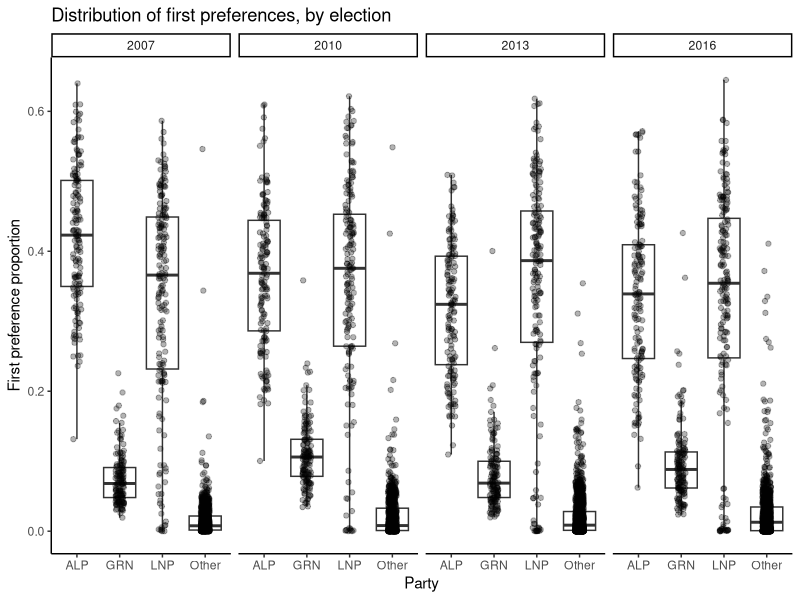
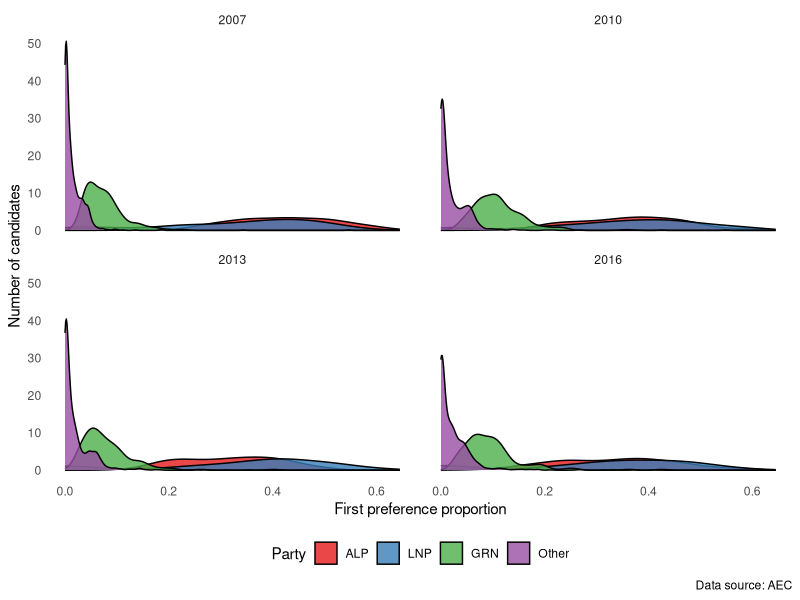
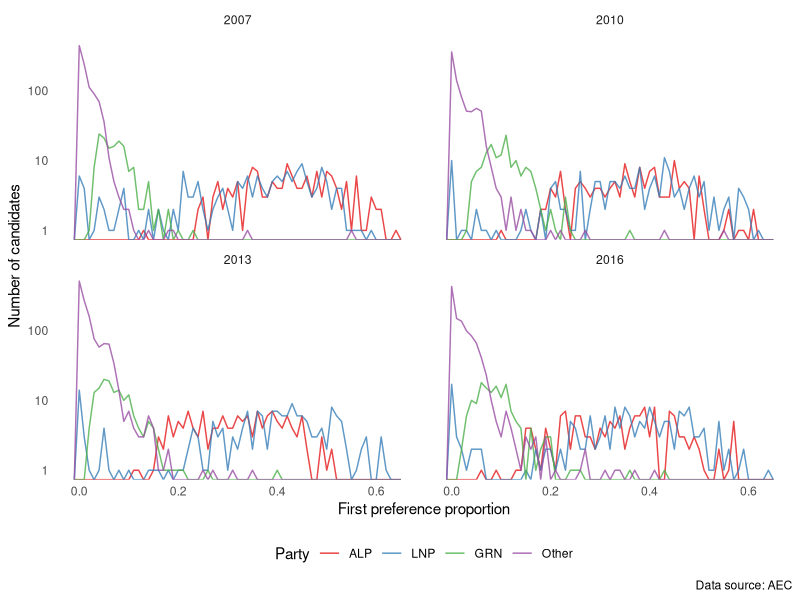
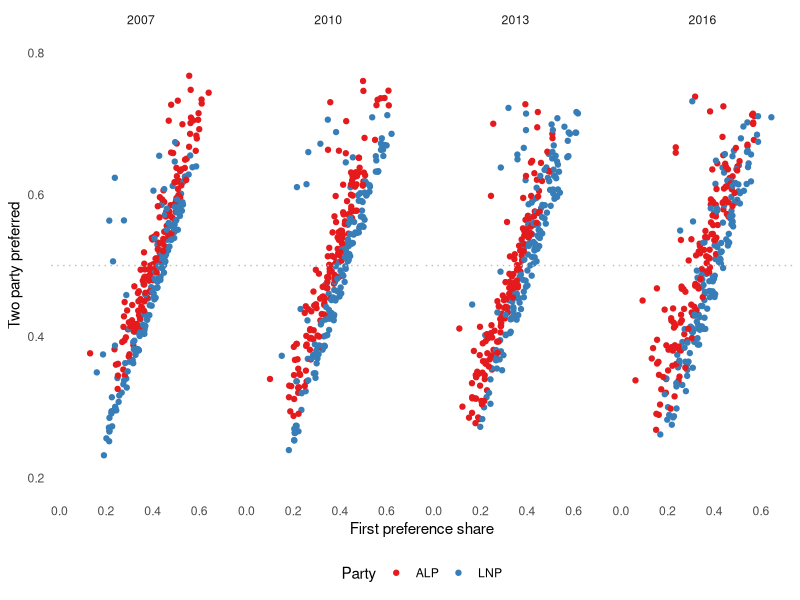
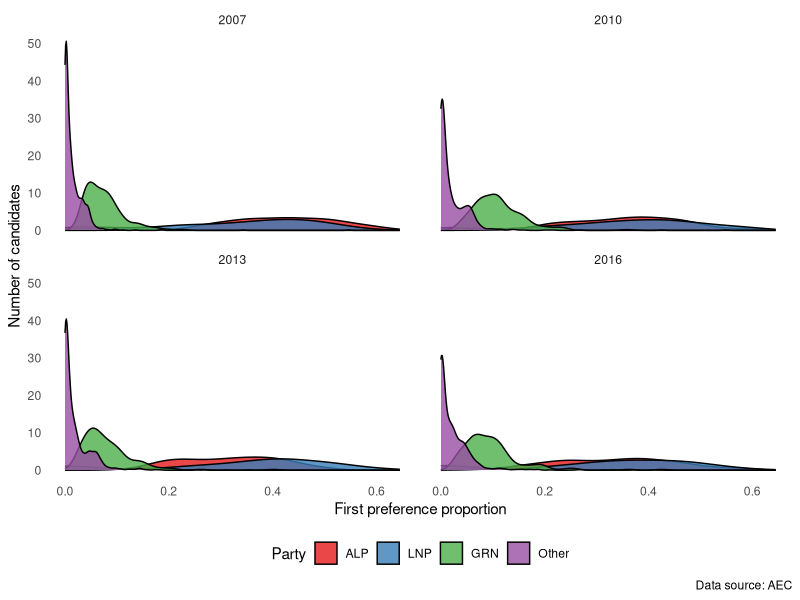
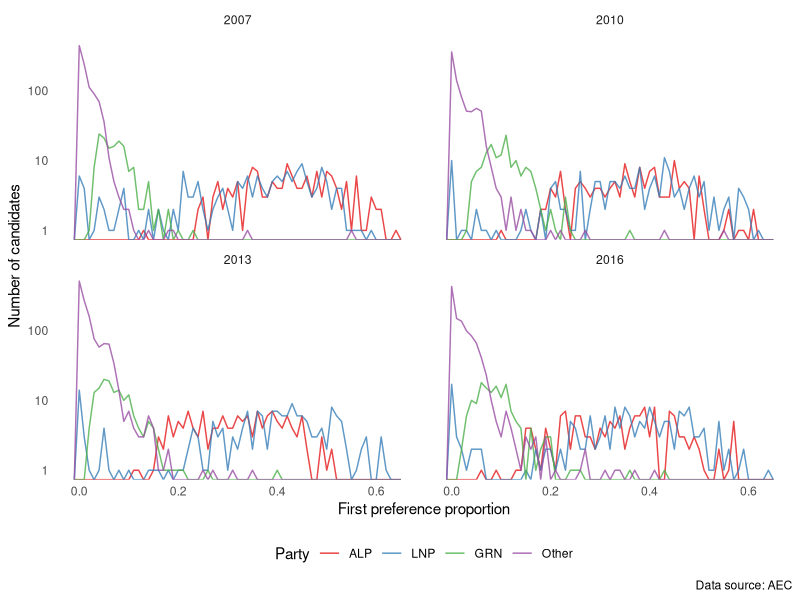
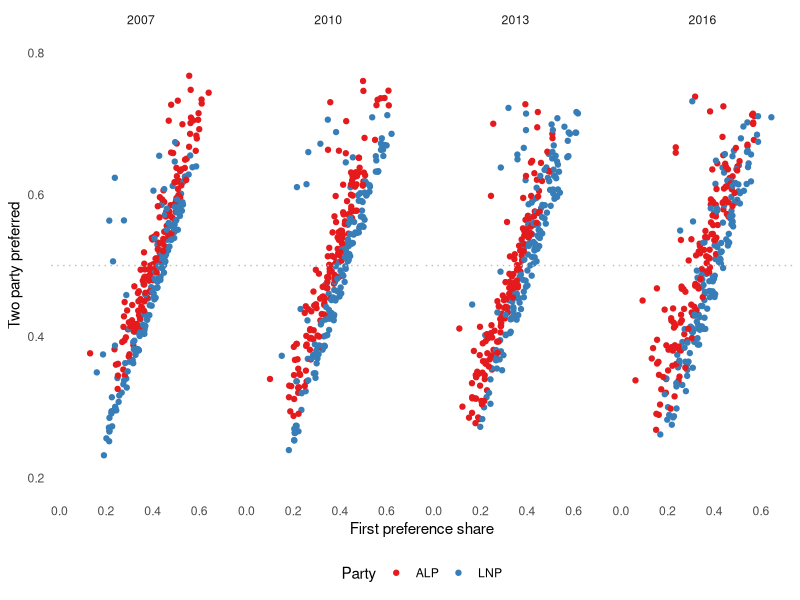

Write the R code that produced these figures, in order. (Note: this script raises an error after producing the figures.)
#### Preamble ####
# Purpose: Make a model that takes first preferences to explain 2PP
# Author: Rohan Alexander
# Email: rohan.alexander@utoronto.ca
# Date: 5 October 2019
# Prerequisites: Need the voting dataset on a modified division basis.
# Issues: 
# To do:


#### Workspace set-up ####
library(broom)
library(tidyverse)
# update.packages()


#### Read in and prepare the data ####
first_prefs <- read_csv("outputs/data/elections/first_prefs_from_earlier_elections_on_2019_div_basis.csv")
twopp_to_first_prefs <- read_csv("outputs/data/elections/data_from_earlier_elections.csv")



# Make a graph of first preferences
first_prefs <- first_prefs %>% 
  mutate(PartyForGraphs = if_else(PartyAb %in% c("ALP", "LNP", "LP", "NP", "LNQ", "CLP", "GRN"), PartyAb, "Other"),
         PartyForGraphs = if_else(PartyForGraphs %in% c("LNP", "LP", "NP", "LNQ", "CLP"), "LNP", PartyForGraphs))

ggplot(data = first_prefs, aes(x = PartyForGraphs, y = first_prefs_percent)) + 
  geom_boxplot(outlier.shape = NA) + 
  geom_jitter(width = 0.1, alpha = 0.3) +
  scale_colour_viridis_d() + 
  labs(x = "Party", 
       y = "First preference proportion", 
       colour = "Party",
       title = "Distribution of first preferences, by election") +
  theme_classic() +
  facet_wrap(vars(Year), nrow = 1)

# ggsave("outputs/figures/firstpreferencesvotes.pdf", width = 20, height = 10, units = "cm")


ggplot(data = first_prefs, aes(x = first_prefs_percent)) + 
  geom_density(aes(fill = forcats::fct_relevel(PartyForGraphs, "ALP", "LNP")), alpha=0.8) + 
  facet_wrap(vars(Year), 
             nrow = 3) +
  scale_fill_brewer(name = "Party", palette = "Set1") +
  labs(x = "First preference proportion",
       y = "Number of candidates",
       fill = "Party",
       # title = "Distribution of first preferences, by election and party",
       caption = "Data source: AEC") +
  theme_minimal() +
  theme(panel.grid.major = element_blank(),
        panel.grid.minor = element_blank()) +
  theme(legend.position = "bottom")

ggsave("outputs/figures/firstpreferencesvotesdensityconsistentdivision.pdf", width = 20, height = 20, units = "cm")



ggplot(data = first_prefs, aes(x = first_prefs_percent)) + 
  geom_freqpoly(aes(color = forcats::fct_relevel(PartyForGraphs, "ALP", "LNP")), 
                alpha=0.8,
                binwidth = 0.01) + 
  scale_y_log10() +
  facet_wrap(vars(Year), 
             nrow = 3) +
  scale_colour_brewer(name = "Party", palette = "Set1") +
  labs(x = "First preference proportion",
       y = "Number of candidates",
       fill = "Party",
       # title = "Distribution of first preferences, by election and party",
       caption = "Data source: AEC") +
  theme_minimal() +
  theme(panel.grid.major = element_blank(),
        panel.grid.minor = element_blank()) +
  theme(legend.position = "bottom")

ggsave("outputs/figures/firstpreferencesvotesdensityconsistentdivision_alt.pdf", width = 20, height = 10, units = "cm")





ggplot(data = twopp_to_first_prefs, aes(x = first_prefs_percent, y = tpp_percent, color = party)) + 
  facet_wrap(vars(year), nrow = 1) +
  geom_point() +
  geom_hline(yintercept = 0.5, 
             color = "grey",
             linetype = "dotted") +
  ylim(0.2, 0.8) +
  xlim(0, 0.7) +
  labs(x = "First preference share",
       y = "Two party preferred") +
  theme_minimal() +
  scale_color_brewer(name = "Party", palette = "Set1") +
  theme(panel.grid.major = element_blank(),
        panel.grid.minor = element_blank()) +
  theme(legend.position = "bottom")


ggsave("outputs/figures/twoPP_vs_primary_consistentdivision.pdf", width = 20, height = 10, units = "cm")



#### Analysis ####
# Start with OLS to make sure everything looks good
ols_fit <- lm(TwoPartyPreferred ~ CandidateShareFirstPrefs + factor(Year) + factor(HistoricElected),
              data = ALP_voting_data)

tidy(ols_fit)
glance(ols_fit)
augment(ols_fit)

ggplot(data = augment(ols_fit), aes(x = TwoPartyPreferred, y = .fitted)) + 
  facet_wrap(vars(factor.Year.)) +
  geom_point() +
  geom_vline(xintercept = 0.5, 
             color = "grey") +
  geom_hline(yintercept = 0.5, 
             color = "grey") +
  ylim(0.2, 0.8) +
  xlim(0.2, 0.8) +
  labs(x = "Actual 2PP",
       y = "Predicted 2PP") +
  theme_classic()

ggsave("outputs/figures/twoPP_predicted_vs_actual_OLS.pdf")

